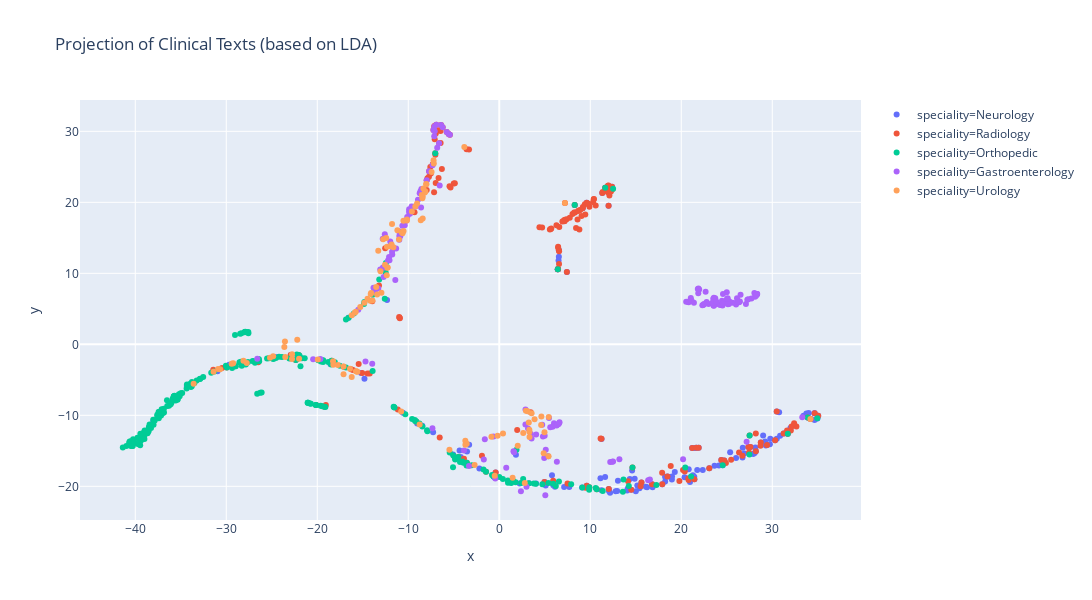

Notebook source saved alongside this figure:
### Code cell
vis_data = pd.DataFrame()
vis_data['x'] = tsne_lda[:,0]
vis_data['y'] = tsne_lda[:,1]
vis_data['speciality'] = data.label
vis_data['topic_id'] = data.topic
vis_data = pd.merge(vis_data,top_words,how='inner')
vis_data.topic_id = vis_data.topic_id.astype(str)

fig = px.scatter(vis_data, x="x", y="y", color=vis_data.speciality, hover_data=['topic_id'], title="Projection of Clinical Texts (based on LDA)", height=600, width=1200) #hover_data=['top_words']
fig.show()

### Figure 1 — Plotly figure (JSON) as saved in the notebook; plotly's stock layout.template omitted (floating-point values rounded to 4 significant figures; data arrays with more than 128 entries replaced by an {"elided": "..."} marker saying what was removed)
{"data": [{"customdata": {"elided": "141x1 str values"}, "hoverlabel": {"namelength": 0}, "hovertemplate": "speciality=Neurology<br>x=%{x}<br>y=%{y}<br>topic_id=%{customdata[0]}", "legendgroup": "speciality=Neurology", "marker": {"color": "#636efa", "symbol": "circle"}, "mode": "markers", "name": "speciality=Neurology", "showlegend": true, "type": "scatter", "x": {"elided": "141 float values"}, "xaxis": "x", "y": {"elided": "141 float values"}, "yaxis": "y"}, {"customdata": {"elided": "188x1 str values"}, "hoverlabel": {"namelength": 0}, "hovertemplate": "speciality=Radiology<br>x=%{x}<br>y=%{y}<br>topic_id=%{customdata[0]}", "legendgroup": "speciality=Radiology", "marker": {"color": "#EF553B", "symbol": "circle"}, "mode": "markers", "name": "speciality=Radiology", "showlegend": true, "type": "scatter", "x": {"elided": "188 float values"}, "xaxis": "x", "y": {"elided": "188 float values"}, "yaxis": "y"}, {"customdata": {"elided": "222x1 str values"}, "hoverlabel": {"namelength": 0}, "hovertemplate": "speciality=Orthopedic<br>x=%{x}<br>y=%{y}<br>topic_id=%{customdata[0]}", "legendgroup": "speciality=Orthopedic", "marker": {"color": "#00cc96", "symbol": "circle"}, "mode": "markers", "name": "speciality=Orthopedic", "showlegend": true, "type": "scatter", "x": {"elided": "222 float values"}, "xaxis": "x", "y": {"elided": "222 float values"}, "yaxis": "y"}, {"customdata": {"elided": "157x1 str values"}, "hoverlabel": {"namelength": 0}, "hovertemplate": "speciality=Gastroenterology<br>x=%{x}<br>y=%{y}<br>topic_id=%{customdata[0]}", "legendgroup": "speciality=Gastroenterology", "marker": {"color": "#ab63fa", "symbol": "circle"}, "mode": "markers", "name": "speciality=Gastroenterology", "showlegend": true, "type": "scatter", "x": {"elided": "157 float values"}, "xaxis": "x", "y": {"elided": "157 float values"}, "yaxis": "y"}, {"customdata": [["7"], ["7"], ["7"], ["7"], ["7"], ["7"], ["0"], ["0"], ["0"], ["0"], ["0"], ["0"], ["0"], ["0"], ["0"], ["0"], ["0"], ["0"], ["0"], ["0"], ["0"], ["0"], ["0"], ["0"], ["0"], ["0"], ["0"], ["0"], ["0"], ["0"], ["0"], ["0"], ["0"], ["0"], ["0"], ["0"], ["0"], ["0"], ["0"], ["0"], ["0"], ["0"], ["0"], ["0"], ["0"], ["0"], ["0"], ["0"], ["0"], ["0"], ["0"], ["0"], ["0"], ["0"], ["0"], ["0"], ["0"], ["0"], ["0"], ["0"], ["0"], ["0"], ["0"], ["0"], ["0"], ["0"], ["0"], ["0"], ["0"], ["0"], ["0"], ["0"], ["0"], ["0"], ["0"], ["0"], ["0"], ["0"], ["0"], ["0"], ["0"], ["0"], ["0"], ["0"], ["0"], ["0"], ["0"], ["0"], ["0"], ["0"], ["0"], ["0"], ["0"], ["0"], ["0"], ["0"], ["0"], ["0"], ["0"], ["0"], ["0"], ["0"], ["0"], ["4"], ["1"], ["1"], ["1"], ["1"], ["1"], ["1"]], "hoverlabel": {"namelength": 0}, "hovertemplate": "speciality=Urology<br>x=%{x}<br>y=%{y}<br>topic_id=%{customdata[0]}", "legendgroup": "speciality=Urology", "marker": {"color": "#FFA15A", "symbol": "circle"}, "mode": "markers", "name": "speciality=Urology", "showlegend": true, "type": "scatter", "x": [5.416, 5.44, 4.971, 4.628, 34.2, 4.604, -23.52, -17.73, 3.313, -24.84, -3.576, -12.34, -11.19, -12.56, -15.77, -29.4, 2.934, -8.507, -12.76, -16.4, -11.02, -14.48, -9.227, -29.24, -13.05, -10.14, 0.409, -8.123, -14.18, -13.94, -30.89, -8.334, -22.77, 2.636, -8.413, -18.27, -10.74, -10.52, -10.63, -10.15, -11.63, -17.11, -18.23, -25.19, -15.88, -3.728, -8.626, -11.83, -0.5024, -8.181, -14.83, 3.305, -8.031, -9.601, -17.11, -22.0, 3.248, -23.55, -2.71, 3.88, -27.75, -13.43, -15.75, -12.26, -3.721, 2.028, -23.62, -15.27, 4.882, -15.6, -33.59, -28.11, -10.53, -19.94, -15.65, -5.478, -14.13, 3.324, 1.467, -12.43, -12.95, -0.8596, -8.45, -16.21, -9.033, -11.92, -30.67, -13.3, -8.753, -31.4, -13.53, -16.21, -8.01, -22.77, -14.08, -8.413, -10.78, -12.36, -12.3, -11.78, -0.1786, 2.806, -22.2, 7.218, -7.22, -7.193, -7.438, -3.838, 3.118, 3.553], "xaxis": "x", "y": [-15.77, -10.24, -12.4, -10.16, -10.52, -11.36, -1.789, -2.923, -12.32, -1.664, -13.99, 13.73, 16.07, 11.19, 4.571, -2.743, -9.369, 21.05, 14.78, -3.452, 14.76, 6.417, 19.41, -2.677, 10.29, 17.59, -12.56, 21.54, 6.144, 6.176, -3.472, 21.95, -2.062, -12.49, 17.71, -2.399, 15.79, 15.96, 15.65, 17.46, 13.66, -3.137, -2.887, -1.887, 4.45, -13.6, 17.48, 14.06, -18.52, 21.38, 5.844, -12.02, 22.59, 18.69, -4.207, -2.049, -11.02, 0.3843, -16.99, -10.56, -2.643, 7.026, -3.781, 10.81, -14.14, -14.29, -0.3687, 5.242, -15.35, -3.862, -5.559, -2.314, 17.41, -2.146, -3.819, -14.86, 7.098, -13.05, -18.79, 14.97, 7.248, -13.03, 20.58, -4.59, 19.84, 13.81, -3.506, 13.2, -11.3, -3.879, 8.058, 4.112, 22.56, -1.399, 7.241, 20.84, -9.475, 9.741, 10.8, 16.95, -12.87, -19.52, 0.6317, 19.92, 25.94, 25.48, 24.29, 27.79, -9.425, -9.697], "yaxis": "y"}], "layout": {"height": 600, "legend": {"tracegroupgap": 0}, "title": {"text": "Projection of Clinical Texts (based on LDA)"}, "width": 1200, "xaxis": {"anchor": "y", "domain": [0, 1], "title": {"text": "x"}}, "yaxis": {"anchor": "x", "domain": [0, 1], "title": {"text": "y"}}}}
